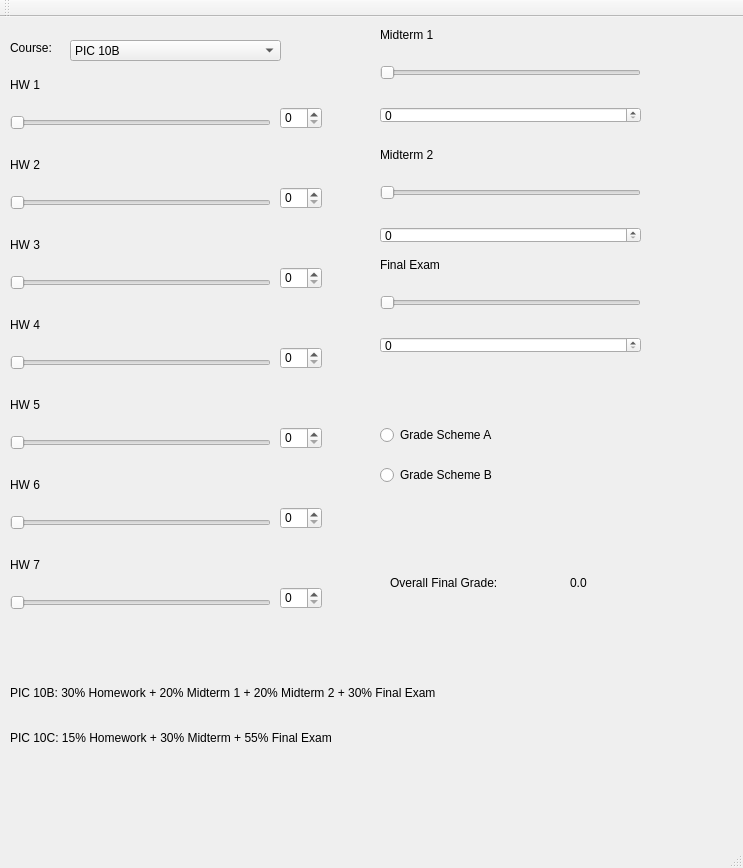
<?xml version="1.0" encoding="UTF-8"?>
<ui version="4.0">
 <class>MainWindow</class>
 <widget class="QMainWindow" name="MainWindow">
  <property name="geometry">
   <rect>
    <x>0</x>
    <y>0</y>
    <width>743</width>
    <height>868</height>
   </rect>
  </property>
  <property name="windowTitle">
   <string>MainWindow</string>
  </property>
  <widget class="QWidget" name="centralWidget">
   <widget class="QSlider" name="HW7_Slider">
    <property name="geometry">
     <rect>
      <x>10</x>
      <y>560</y>
      <width>261</width>
      <height>51</height>
     </rect>
    </property>
    <property name="maximum">
     <number>100</number>
    </property>
    <property name="orientation">
     <enum>Qt::Horizontal</enum>
    </property>
   </widget>
   <widget class="QSlider" name="HW1_Slider">
    <property name="geometry">
     <rect>
      <x>10</x>
      <y>80</y>
      <width>261</width>
      <height>51</height>
     </rect>
    </property>
    <property name="maximum">
     <number>100</number>
    </property>
    <property name="orientation">
     <enum>Qt::Horizontal</enum>
    </property>
   </widget>
   <widget class="QSlider" name="HW2_Slider">
    <property name="geometry">
     <rect>
      <x>10</x>
      <y>160</y>
      <width>261</width>
      <height>51</height>
     </rect>
    </property>
    <property name="maximum">
     <number>100</number>
    </property>
    <property name="orientation">
     <enum>Qt::Horizontal</enum>
    </property>
   </widget>
   <widget class="QSlider" name="HW6_Slider">
    <property name="geometry">
     <rect>
      <x>10</x>
      <y>480</y>
      <width>261</width>
      <height>51</height>
     </rect>
    </property>
    <property name="maximum">
     <number>100</number>
    </property>
    <property name="orientation">
     <enum>Qt::Horizontal</enum>
    </property>
   </widget>
   <widget class="QSlider" name="HW3_Slider">
    <property name="geometry">
     <rect>
      <x>10</x>
      <y>240</y>
      <width>261</width>
      <height>51</height>
     </rect>
    </property>
    <property name="maximum">
     <number>100</number>
    </property>
    <property name="orientation">
     <enum>Qt::Horizontal</enum>
    </property>
   </widget>
   <widget class="QSlider" name="HW4_Slider">
    <property name="geometry">
     <rect>
      <x>10</x>
      <y>320</y>
      <width>261</width>
      <height>51</height>
     </rect>
    </property>
    <property name="maximum">
     <number>100</number>
    </property>
    <property name="orientation">
     <enum>Qt::Horizontal</enum>
    </property>
   </widget>
   <widget class="QSlider" name="HW5_Slider">
    <property name="geometry">
     <rect>
      <x>10</x>
      <y>400</y>
      <width>261</width>
      <height>51</height>
     </rect>
    </property>
    <property name="maximum">
     <number>100</number>
    </property>
    <property name="orientation">
     <enum>Qt::Horizontal</enum>
    </property>
   </widget>
   <widget class="QSpinBox" name="HW1_SpinBox">
    <property name="geometry">
     <rect>
      <x>280</x>
      <y>90</y>
      <width>42</width>
      <height>22</height>
     </rect>
    </property>
    <property name="maximum">
     <number>100</number>
    </property>
   </widget>
   <widget class="QSpinBox" name="HW2_SpinBox">
    <property name="geometry">
     <rect>
      <x>280</x>
      <y>170</y>
      <width>42</width>
      <height>22</height>
     </rect>
    </property>
    <property name="maximum">
     <number>100</number>
    </property>
   </widget>
   <widget class="QSpinBox" name="HW4_SpinBox">
    <property name="geometry">
     <rect>
      <x>280</x>
      <y>330</y>
      <width>42</width>
      <height>22</height>
     </rect>
    </property>
    <property name="maximum">
     <number>100</number>
    </property>
   </widget>
   <widget class="QSpinBox" name="HW3_SpinBox">
    <property name="geometry">
     <rect>
      <x>280</x>
      <y>250</y>
      <width>42</width>
      <height>22</height>
     </rect>
    </property>
    <property name="maximum">
     <number>100</number>
    </property>
   </widget>
   <widget class="QSpinBox" name="HW6_SpinBox">
    <property name="geometry">
     <rect>
      <x>280</x>
      <y>490</y>
      <width>42</width>
      <height>22</height>
     </rect>
    </property>
    <property name="maximum">
     <number>100</number>
    </property>
   </widget>
   <widget class="QSpinBox" name="HW5_SpinBox">
    <property name="geometry">
     <rect>
      <x>280</x>
      <y>410</y>
      <width>42</width>
      <height>22</height>
     </rect>
    </property>
    <property name="maximum">
     <number>100</number>
    </property>
   </widget>
   <widget class="QSpinBox" name="HW7_SpinBox">
    <property name="geometry">
     <rect>
      <x>280</x>
      <y>570</y>
      <width>42</width>
      <height>22</height>
     </rect>
    </property>
    <property name="maximum">
     <number>100</number>
    </property>
   </widget>
   <widget class="QSlider" name="MT1_Slider">
    <property name="geometry">
     <rect>
      <x>380</x>
      <y>30</y>
      <width>261</width>
      <height>51</height>
     </rect>
    </property>
    <property name="maximum">
     <number>100</number>
    </property>
    <property name="orientation">
     <enum>Qt::Horizontal</enum>
    </property>
   </widget>
   <widget class="QSpinBox" name="MT2_SpinBox">
    <property name="geometry">
     <rect>
      <x>380</x>
      <y>210</y>
      <width>261</width>
      <height>16</height>
     </rect>
    </property>
    <property name="maximum">
     <number>100</number>
    </property>
   </widget>
   <widget class="QSlider" name="MT2_Slider">
    <property name="geometry">
     <rect>
      <x>380</x>
      <y>150</y>
      <width>261</width>
      <height>51</height>
     </rect>
    </property>
    <property name="maximum">
     <number>100</number>
    </property>
    <property name="orientation">
     <enum>Qt::Horizontal</enum>
    </property>
   </widget>
   <widget class="QSlider" name="FINAL_Slider">
    <property name="geometry">
     <rect>
      <x>380</x>
      <y>260</y>
      <width>261</width>
      <height>51</height>
     </rect>
    </property>
    <property name="maximum">
     <number>100</number>
    </property>
    <property name="orientation">
     <enum>Qt::Horizontal</enum>
    </property>
   </widget>
   <widget class="QSpinBox" name="MT1_SpinBox">
    <property name="geometry">
     <rect>
      <x>380</x>
      <y>90</y>
      <width>261</width>
      <height>16</height>
     </rect>
    </property>
    <property name="maximum">
     <number>100</number>
    </property>
   </widget>
   <widget class="QSpinBox" name="Final_SpinBox">
    <property name="geometry">
     <rect>
      <x>380</x>
      <y>320</y>
      <width>261</width>
      <height>16</height>
     </rect>
    </property>
    <property name="maximum">
     <number>100</number>
    </property>
   </widget>
   <widget class="QLabel" name="MT1_Label">
    <property name="geometry">
     <rect>
      <x>380</x>
      <y>10</y>
      <width>151</width>
      <height>16</height>
     </rect>
    </property>
    <property name="text">
     <string>Midterm 1</string>
    </property>
   </widget>
   <widget class="QLabel" name="FINAL_Label">
    <property name="geometry">
     <rect>
      <x>380</x>
      <y>240</y>
      <width>151</width>
      <height>16</height>
     </rect>
    </property>
    <property name="text">
     <string>Final Exam</string>
    </property>
    <property name="textFormat">
     <enum>Qt::AutoText</enum>
    </property>
   </widget>
   <widget class="QLabel" name="MT2_Label">
    <property name="geometry">
     <rect>
      <x>380</x>
      <y>130</y>
      <width>151</width>
      <height>16</height>
     </rect>
    </property>
    <property name="text">
     <string>Midterm 2</string>
    </property>
   </widget>
   <widget class="QLabel" name="HW1_Label">
    <property name="geometry">
     <rect>
      <x>10</x>
      <y>60</y>
      <width>101</width>
      <height>16</height>
     </rect>
    </property>
    <property name="text">
     <string>HW 1</string>
    </property>
   </widget>
   <widget class="QLabel" name="HW2_Label">
    <property name="geometry">
     <rect>
      <x>10</x>
      <y>140</y>
      <width>91</width>
      <height>16</height>
     </rect>
    </property>
    <property name="text">
     <string>HW 2</string>
    </property>
   </widget>
   <widget class="QLabel" name="HW3_Label">
    <property name="geometry">
     <rect>
      <x>10</x>
      <y>220</y>
      <width>121</width>
      <height>16</height>
     </rect>
    </property>
    <property name="text">
     <string>HW 3</string>
    </property>
   </widget>
   <widget class="QLabel" name="HW4_Label">
    <property name="geometry">
     <rect>
      <x>10</x>
      <y>300</y>
      <width>81</width>
      <height>16</height>
     </rect>
    </property>
    <property name="text">
     <string>HW 4</string>
    </property>
   </widget>
   <widget class="QLabel" name="HW5_Label">
    <property name="geometry">
     <rect>
      <x>10</x>
      <y>380</y>
      <width>81</width>
      <height>16</height>
     </rect>
    </property>
    <property name="text">
     <string>HW 5</string>
    </property>
   </widget>
   <widget class="QLabel" name="HW6_Label">
    <property name="geometry">
     <rect>
      <x>10</x>
      <y>460</y>
      <width>101</width>
      <height>16</height>
     </rect>
    </property>
    <property name="text">
     <string>HW 6</string>
    </property>
   </widget>
   <widget class="QLabel" name="HW7_Label">
    <property name="geometry">
     <rect>
      <x>10</x>
      <y>540</y>
      <width>111</width>
      <height>16</height>
     </rect>
    </property>
    <property name="text">
     <string>HW 7</string>
    </property>
   </widget>
   <widget class="QRadioButton" name="SchemeA_Button">
    <property name="geometry">
     <rect>
      <x>380</x>
      <y>410</y>
      <width>171</width>
      <height>16</height>
     </rect>
    </property>
    <property name="text">
     <string>Grade Scheme A</string>
    </property>
   </widget>
   <widget class="QRadioButton" name="SchemeB_Button">
    <property name="geometry">
     <rect>
      <x>380</x>
      <y>450</y>
      <width>151</width>
      <height>16</height>
     </rect>
    </property>
    <property name="text">
     <string>Grade Scheme B</string>
    </property>
   </widget>
   <widget class="QLabel" name="OFG_Label">
    <property name="geometry">
     <rect>
      <x>390</x>
      <y>540</y>
      <width>251</width>
      <height>51</height>
     </rect>
    </property>
    <property name="text">
     <string>Overall Final Grade:</string>
    </property>
   </widget>
   <widget class="QLabel" name="Final_score_label">
    <property name="geometry">
     <rect>
      <x>570</x>
      <y>545</y>
      <width>61</width>
      <height>41</height>
     </rect>
    </property>
    <property name="text">
     <string>0.0</string>
    </property>
   </widget>
   <widget class="QLabel" name="label">
    <property name="geometry">
     <rect>
      <x>10</x>
      <y>20</y>
      <width>81</width>
      <height>21</height>
     </rect>
    </property>
    <property name="text">
     <string>Course:</string>
    </property>
   </widget>
   <widget class="QComboBox" name="comboBox">
    <property name="geometry">
     <rect>
      <x>70</x>
      <y>23</y>
      <width>211</width>
      <height>21</height>
     </rect>
    </property>
    <property name="currentText">
     <string>PIC 10B</string>
    </property>
    <property name="currentIndex">
     <number>0</number>
    </property>
    <property name="maxVisibleItems">
     <number>2</number>
    </property>
    <property name="sizeAdjustPolicy">
     <enum>QComboBox::AdjustToContentsOnFirstShow</enum>
    </property>
    <item>
     <property name="text">
      <string>PIC 10B</string>
     </property>
    </item>
    <item>
     <property name="text">
      <string>PIC 10C</string>
     </property>
    </item>
   </widget>
   <widget class="QLabel" name="label_2">
    <property name="geometry">
     <rect>
      <x>10</x>
      <y>650</y>
      <width>721</width>
      <height>51</height>
     </rect>
    </property>
    <property name="text">
     <string>PIC 10B: 30% Homework + 20% Midterm 1 + 20% Midterm 2 + 30% Final Exam</string>
    </property>
   </widget>
   <widget class="QLabel" name="label_3">
    <property name="geometry">
     <rect>
      <x>10</x>
      <y>710</y>
      <width>831</width>
      <height>21</height>
     </rect>
    </property>
    <property name="text">
     <string>PIC 10C: 15% Homework + 30% Midterm + 55% Final Exam</string>
    </property>
   </widget>
  </widget>
  <widget class="QMenuBar" name="menuBar">
   <property name="geometry">
    <rect>
     <x>0</x>
     <y>0</y>
     <width>743</width>
     <height>17</height>
    </rect>
   </property>
  </widget>
  <widget class="QToolBar" name="mainToolBar">
   <attribute name="toolBarArea">
    <enum>TopToolBarArea</enum>
   </attribute>
   <attribute name="toolBarBreak">
    <bool>false</bool>
   </attribute>
  </widget>
  <widget class="QStatusBar" name="statusBar"/>
 </widget>
 <layoutdefault spacing="6" margin="11"/>
 <resources/>
 <connections>
  <connection>
   <sender>HW1_Slider</sender>
   <signal>valueChanged(int)</signal>
   <receiver>HW1_SpinBox</receiver>
   <slot>setValue(int)</slot>
   <hints>
    <hint type="sourcelabel">
     <x>107</x>
     <y>127</y>
    </hint>
    <hint type="destinationlabel">
     <x>288</x>
     <y>133</y>
    </hint>
   </hints>
  </connection>
  <connection>
   <sender>HW2_Slider</sender>
   <signal>valueChanged(int)</signal>
   <receiver>HW2_SpinBox</receiver>
   <slot>setValue(int)</slot>
   <hints>
    <hint type="sourcelabel">
     <x>196</x>
     <y>206</y>
    </hint>
    <hint type="destinationlabel">
     <x>291</x>
     <y>212</y>
    </hint>
   </hints>
  </connection>
  <connection>
   <sender>HW3_Slider</sender>
   <signal>valueChanged(int)</signal>
   <receiver>HW3_SpinBox</receiver>
   <slot>setValue(int)</slot>
   <hints>
    <hint type="sourcelabel">
     <x>216</x>
     <y>281</y>
    </hint>
    <hint type="destinationlabel">
     <x>292</x>
     <y>284</y>
    </hint>
   </hints>
  </connection>
  <connection>
   <sender>HW4_Slider</sender>
   <signal>valueChanged(int)</signal>
   <receiver>HW4_SpinBox</receiver>
   <slot>setValue(int)</slot>
   <hints>
    <hint type="sourcelabel">
     <x>226</x>
     <y>378</y>
    </hint>
    <hint type="destinationlabel">
     <x>286</x>
     <y>375</y>
    </hint>
   </hints>
  </connection>
  <connection>
   <sender>HW5_Slider</sender>
   <signal>valueChanged(int)</signal>
   <receiver>HW5_SpinBox</receiver>
   <slot>setValue(int)</slot>
   <hints>
    <hint type="sourcelabel">
     <x>240</x>
     <y>445</y>
    </hint>
    <hint type="destinationlabel">
     <x>293</x>
     <y>450</y>
    </hint>
   </hints>
  </connection>
  <connection>
   <sender>HW6_Slider</sender>
   <signal>valueChanged(int)</signal>
   <receiver>HW6_SpinBox</receiver>
   <slot>setValue(int)</slot>
   <hints>
    <hint type="sourcelabel">
     <x>207</x>
     <y>539</y>
    </hint>
    <hint type="destinationlabel">
     <x>310</x>
     <y>534</y>
    </hint>
   </hints>
  </connection>
  <connection>
   <sender>HW7_Slider</sender>
   <signal>valueChanged(int)</signal>
   <receiver>HW7_SpinBox</receiver>
   <slot>setValue(int)</slot>
   <hints>
    <hint type="sourcelabel">
     <x>229</x>
     <y>615</y>
    </hint>
    <hint type="destinationlabel">
     <x>295</x>
     <y>605</y>
    </hint>
   </hints>
  </connection>
  <connection>
   <sender>MT1_Slider</sender>
   <signal>valueChanged(int)</signal>
   <receiver>MT1_SpinBox</receiver>
   <slot>setValue(int)</slot>
   <hints>
    <hint type="sourcelabel">
     <x>464</x>
     <y>85</y>
    </hint>
    <hint type="destinationlabel">
     <x>466</x>
     <y>119</y>
    </hint>
   </hints>
  </connection>
  <connection>
   <sender>MT2_Slider</sender>
   <signal>valueChanged(int)</signal>
   <receiver>MT2_SpinBox</receiver>
   <slot>setValue(int)</slot>
   <hints>
    <hint type="sourcelabel">
     <x>490</x>
     <y>184</y>
    </hint>
    <hint type="destinationlabel">
     <x>486</x>
     <y>247</y>
    </hint>
   </hints>
  </connection>
  <connection>
   <sender>FINAL_Slider</sender>
   <signal>valueChanged(int)</signal>
   <receiver>Final_SpinBox</receiver>
   <slot>setValue(int)</slot>
   <hints>
    <hint type="sourcelabel">
     <x>484</x>
     <y>312</y>
    </hint>
    <hint type="destinationlabel">
     <x>484</x>
     <y>356</y>
    </hint>
   </hints>
  </connection>
  <connection>
   <sender>HW1_SpinBox</sender>
   <signal>valueChanged(int)</signal>
   <receiver>HW1_Slider</receiver>
   <slot>setValue(int)</slot>
   <hints>
    <hint type="sourcelabel">
     <x>302</x>
     <y>126</y>
    </hint>
    <hint type="destinationlabel">
     <x>247</x>
     <y>123</y>
    </hint>
   </hints>
  </connection>
  <connection>
   <sender>HW2_SpinBox</sender>
   <signal>valueChanged(int)</signal>
   <receiver>HW2_Slider</receiver>
   <slot>setValue(int)</slot>
   <hints>
    <hint type="sourcelabel">
     <x>291</x>
     <y>200</y>
    </hint>
    <hint type="destinationlabel">
     <x>267</x>
     <y>201</y>
    </hint>
   </hints>
  </connection>
  <connection>
   <sender>HW3_SpinBox</sender>
   <signal>valueChanged(int)</signal>
   <receiver>HW3_Slider</receiver>
   <slot>setValue(int)</slot>
   <hints>
    <hint type="sourcelabel">
     <x>283</x>
     <y>294</y>
    </hint>
    <hint type="destinationlabel">
     <x>267</x>
     <y>297</y>
    </hint>
   </hints>
  </connection>
  <connection>
   <sender>HW4_SpinBox</sender>
   <signal>valueChanged(int)</signal>
   <receiver>HW4_Slider</receiver>
   <slot>setValue(int)</slot>
   <hints>
    <hint type="sourcelabel">
     <x>302</x>
     <y>366</y>
    </hint>
    <hint type="destinationlabel">
     <x>265</x>
     <y>362</y>
    </hint>
   </hints>
  </connection>
  <connection>
   <sender>MT1_SpinBox</sender>
   <signal>valueChanged(int)</signal>
   <receiver>MT1_Slider</receiver>
   <slot>setValue(int)</slot>
   <hints>
    <hint type="sourcelabel">
     <x>524</x>
     <y>121</y>
    </hint>
    <hint type="destinationlabel">
     <x>523</x>
     <y>97</y>
    </hint>
   </hints>
  </connection>
  <connection>
   <sender>MT2_SpinBox</sender>
   <signal>valueChanged(int)</signal>
   <receiver>MT2_Slider</receiver>
   <slot>setValue(int)</slot>
   <hints>
    <hint type="sourcelabel">
     <x>564</x>
     <y>244</y>
    </hint>
    <hint type="destinationlabel">
     <x>561</x>
     <y>219</y>
    </hint>
   </hints>
  </connection>
  <connection>
   <sender>Final_SpinBox</sender>
   <signal>valueChanged(int)</signal>
   <receiver>FINAL_Slider</receiver>
   <slot>setValue(int)</slot>
   <hints>
    <hint type="sourcelabel">
     <x>537</x>
     <y>357</y>
    </hint>
    <hint type="destinationlabel">
     <x>537</x>
     <y>333</y>
    </hint>
   </hints>
  </connection>
 </connections>
</ui>
